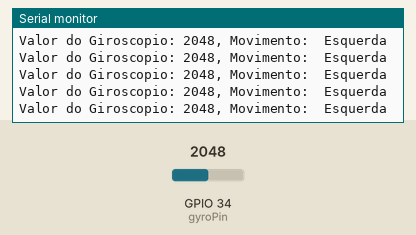
The sketch below on a simulated ESP32. Parts: the last lines printed to the serial monitor. The test bench sets the inputs (shaded band); at power-on: GPIO 34 (gyroPin) = 2048.

Above: at 3.1 s.
3.2 s: GPIO 34 (gyroPin) set to 2940
At 4.0 s:
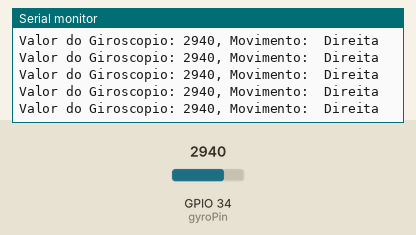
5.1 s: GPIO 34 (gyroPin) set to 2848
At 5.8 s:
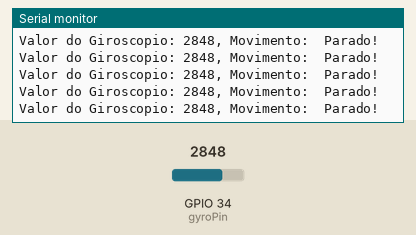

Measured:
- the behaviour switches between 2901 and 2900 on GPIO 34 (gyroPin) (found by bisection; images 1 and 2)
- after the input at 3.2 s, the serial monitor: prints a new line at once (image 1)
- after the input at 5.1 s, the serial monitor: prints a new line at once (image 2)

The sketch:

sketch_apr08a.ino
```cpp
const int gyroPin = 34;             // Pino analógico conectado ao giroscópio no ESP32
float supplyVoltage = 5;          // Tensão de alimentação aplicada ao giroscópio em volts (típico para ESP32)
float gyroSensitivity = 1.0;        // Sensibilidade do giroscópio em graus por volt (exemplo)
float gyroOutputVoltage;            // Tensão de saída do giroscópio em volts
float angularRate;                  // Taxa angular medida pelo giroscópio em graus por segundo

void setup() {
  Serial.begin(115200);             // Inicia a comunicação serial com uma taxa de 115200 bps
}

void loop() {
  int gyroValue = analogRead(gyroPin);         // Lê o valor analógico do giroscópio
  gyroOutputVoltage = (gyroValue / 4095.0) * supplyVoltage;  // Calcula a tensão de saída do giroscópio (4095 é o valor máximo de 12 bits)
  angularRate = gyroOutputVoltage * gyroSensitivity;  // Converte a tensão de saída do giroscópio para taxa angular

  Serial.print("Valor do Giroscopio: ");
  Serial.print(gyroValue);
  Serial.print(", Movimento: ");
  if(gyroValue > 2900){
    Serial.println(" Direita");
  }else if(gyroValue < 2600){
    Serial.println(" Esquerda");
  }else{
    Serial.println(" Parado!");
  }

  delay(1);  // Aguarda 1 segundo antes de realizar a próxima leitura
}
```
